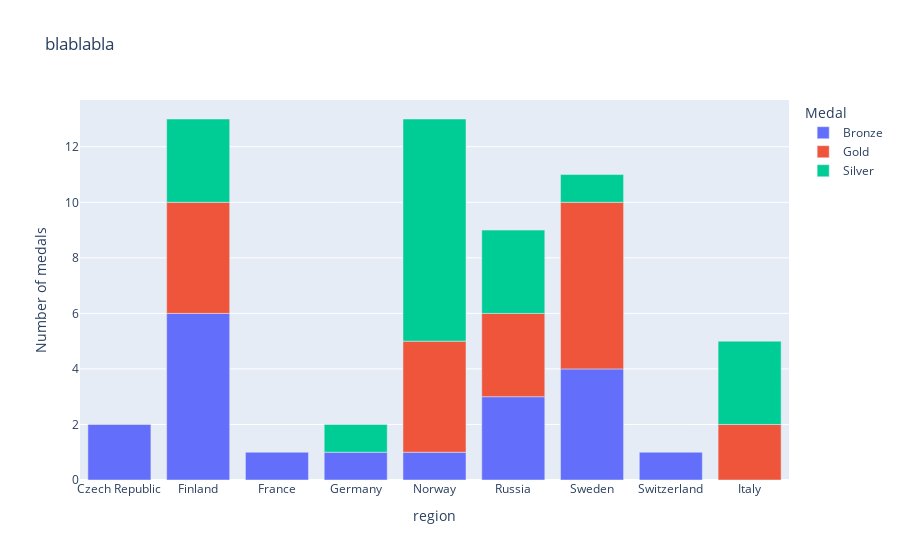

Source (notebook cell):
### Code cell
# reading athlete_events as df1
df1 = pd.read_csv("../Data/athlete_events.csv")
#df1.head()

# reading noc_regions as df2, going to merge these
df2 = pd.read_csv("../Data/noc_regions.csv")
#df2.head()
#df1.head(1)

# merging both files into one on NOC
df = pd.merge(df1, df2, on="NOC", how="left")
df.head(2)

# cross country skiing only dataframe
xcs_df = df[df["Sport"] == "Cross Country Skiing"]
xcs_df.head()

xcs_df_relay10km = xcs_df[xcs_df["Event"] == "Cross Country Skiing Men's 4 x 10 kilometres Relay"]
xcs_df_relay10km_medals = xcs_df_relay10km.dropna(subset='Medal')
xcs_df_relay10km_medals_drop_columns = xcs_df_relay10km_medals.drop(columns=['ID','Name', 'Age', 'Height','Weight'])
xcs_df_relay10km_medals_drop_columns.count() # count = 224 before drop duplicates
xcs_df_relay10km_medals_drop_columns.head(2)

xcs_usable_dataframe = xcs_df_relay10km_medals_drop_columns.drop_duplicates()
xcs_usable_dataframe.count() # count = 57 after drop_duplicates()

relay = xcs_usable_dataframe[xcs_usable_dataframe["Sport"] == "Cross Country Skiing"]
relay.head()

df_test = relay.groupby(["Event", "region"])[["Medal"]].value_counts().to_frame().reset_index()
df_test

fig = px.bar(
    df_test,
    x="region",
    y=0,
    color="Medal",
    labels={"Sport": "Sport", "0": "Number of medals"},
    title="blablabla",
)
fig.show()

### Figure 1 — Plotly figure (JSON) as saved in the notebook; plotly's stock layout.template omitted (floating-point values rounded to 4 significant figures)
{"data": [{"alignmentgroup": "True", "hovertemplate": "Medal=Bronze<br>region=%{x}<br>Number of medals=%{y}<extra></extra>", "legendgroup": "Bronze", "marker": {"color": "#636efa", "pattern": {"shape": ""}}, "name": "Bronze", "offsetgroup": "Bronze", "orientation": "v", "showlegend": true, "textposition": "auto", "type": "bar", "x": ["Czech Republic", "Finland", "France", "Germany", "Norway", "Russia", "Sweden", "Switzerland"], "xaxis": "x", "y": [2, 6, 1, 1, 1, 3, 4, 1], "yaxis": "y"}, {"alignmentgroup": "True", "hovertemplate": "Medal=Gold<br>region=%{x}<br>Number of medals=%{y}<extra></extra>", "legendgroup": "Gold", "marker": {"color": "#EF553B", "pattern": {"shape": ""}}, "name": "Gold", "offsetgroup": "Gold", "orientation": "v", "showlegend": true, "textposition": "auto", "type": "bar", "x": ["Finland", "Italy", "Norway", "Russia", "Sweden"], "xaxis": "x", "y": [4, 2, 4, 3, 6], "yaxis": "y"}, {"alignmentgroup": "True", "hovertemplate": "Medal=Silver<br>region=%{x}<br>Number of medals=%{y}<extra></extra>", "legendgroup": "Silver", "marker": {"color": "#00cc96", "pattern": {"shape": ""}}, "name": "Silver", "offsetgroup": "Silver", "orientation": "v", "showlegend": true, "textposition": "auto", "type": "bar", "x": ["Finland", "Germany", "Italy", "Norway", "Russia", "Sweden"], "xaxis": "x", "y": [3, 1, 3, 8, 3, 1], "yaxis": "y"}], "layout": {"barmode": "relative", "legend": {"title": {"text": "Medal"}, "tracegroupgap": 0}, "title": {"text": "blablabla"}, "xaxis": {"anchor": "y", "domain": [0, 1], "title": {"text": "region"}}, "yaxis": {"anchor": "x", "domain": [0, 1], "title": {"text": "Number of medals"}}}}
